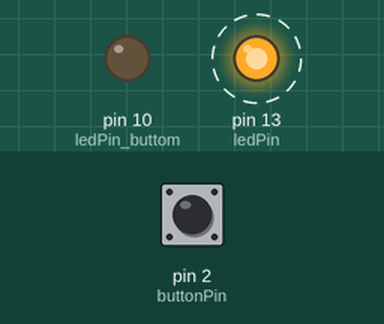
Recording of a sketch running on a simulated Arduino Uno, built with avr-gcc and run on an emulated ATmega328P. Shown: output pins drawn as LEDs (lit = HIGH). Dashed ring = blinking. The test bench sets the inputs (shaded band); at power-on: pin 2 (buttonPin) LOW.

Above: at 1.2 s.
1.3 s: pin 2 (buttonPin) pulled HIGH for 0.15 s
At 1.37 s:
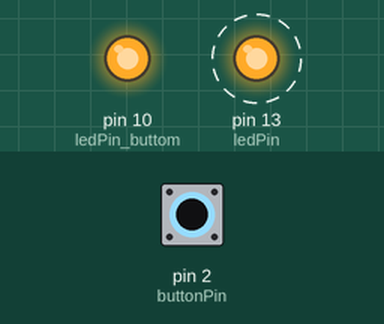
4.3 s: pin 2 (buttonPin) pulled HIGH for 1 s
At 6.5 s:
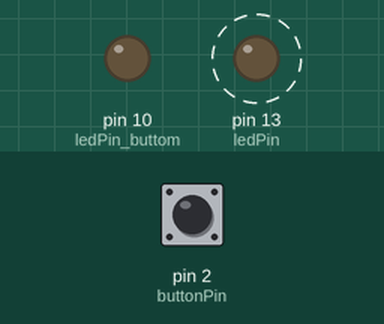
7.3 s: pin 2 (buttonPin) pulled HIGH for 3.2 s
At 8.8 s:
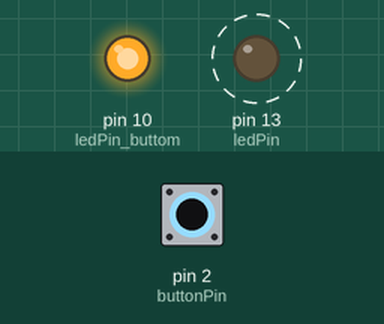
Timing chart, 0 to 18.0 s (numbered marks = the images above; inputs shaded):
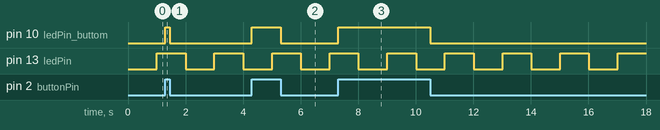

The sketch:

multiplex_example.ino
```cpp
const int ledPin = 13; // the number of the LED pin
int ledState = LOW; // ledState used to set the LED
long previousMillis = 0; // will store last time LED was updated
long interval = 1000; // interval at which to blink (milliseconds)

// constants won't change. They're used here to set pin numbers:
const int buttonPin = 2;     // the number of the pushbutton pin
const int ledPin_buttom =  10;      // the number of the LED pin
int buttonState = 0;         // variable for reading the pushbutton status

void setup()
{
    // initialize the LED pin as an output:
    pinMode(ledPin_buttom, OUTPUT);

    // initialize the pushbutton pin as an input:
    pinMode(buttonPin, INPUT);
    pinMode(ledPin, OUTPUT); // set the digital pin as output:
}
void loop()
{
    // read the state of the pushbutton value:
    buttonState = digitalRead(buttonPin);
    // check if the pushbutton is pressed. If it is, the buttonState is HIGH:
    if (buttonState == HIGH)
    {
        // turn LED on:
        digitalWrite(ledPin_buttom, HIGH);
    }
    else
    {
        // turn LED off:
        digitalWrite(ledPin_buttom, LOW);
    }

    unsigned long currentMillis = millis();
    if(currentMillis - previousMillis > interval)
    {
        previousMillis = currentMillis; // save the last time you blinked the LED
        if (ledState == LOW) // if the LED is off turn it on and vice-versa
            ledState = HIGH;
        else
            ledState = LOW;
        digitalWrite(ledPin, ledState);
    }

}
```

Measured:
- after the input at 1.3 s, pin 10 (ledPin_buttom): LOW → HIGH at once, → LOW 0.15 s later
- after the input at 4.3 s, pin 10 (ledPin_buttom): LOW → HIGH at once, → LOW 1.0 s later
- after the input at 7.3 s, pin 10 (ledPin_buttom): LOW → HIGH at once, → LOW 3.2 s later
- by itself, pin 13 (ledPin): alternates HIGH for 1.0 s and LOW for 1.0 s
